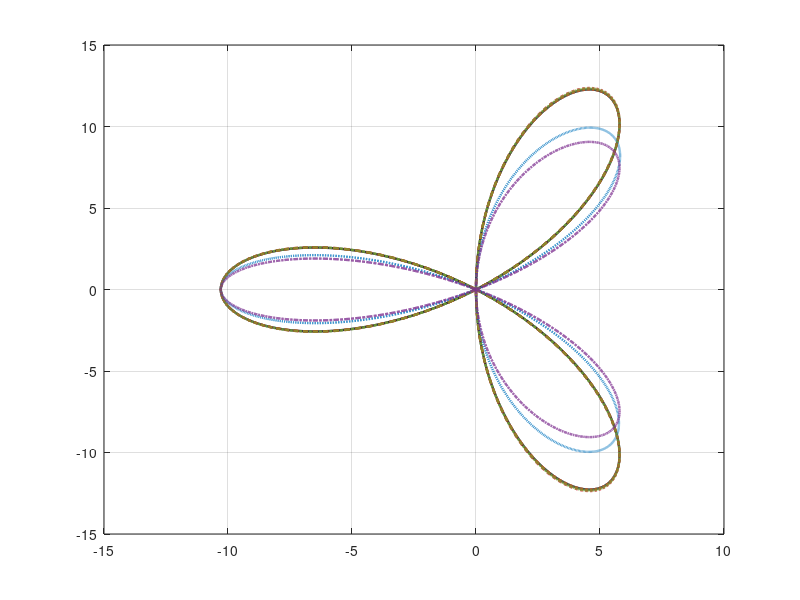

Write MATLAB code to recreate this figure. (Note: this script raises an error after producing the figure.)
%% ========================================================================
%  VARIACIONES DE LA TRAYECTORIA PARAMETRICA  -  PBL MATHBOT - Calculo III
%  ------------------------------------------------------------------------
%  Todas las variantes comparten la MISMA familia funcional (rosa polar de
%  tres petalos compuesta con el estiramiento afin diag(1,k)):
%
%       x(t) = -A * cos( n*(t - phi) ) * cos(t)
%       y(t) = -A * k * cos( n*(t - phi) ) * sin(t)
%
%       n = 3        t en [5*pi/6, 11*pi/6]
%
%  Lo unico que cambia entre variantes es (A, k, phi).
%  A  = escala        k = anisotropia (forma)      phi = fase (rotacion)
%
%  Descriptores analiticos (utiles para comparar):
%       razon punta mayor/menor:  rho = sqrt(1 + 3*k^2) / 2
%       angulo de la punta mayor: tan(psi) = sqrt(3) * k
%  ========================================================================
clear; clc; close all;

n = 3;
t = linspace(5*pi/6, 11*pi/6, 3000);

%% ---- BLOQUE 1 - Definicion de las variantes ----------------------------
%   etiqueta                                      A_propia    k        phi[deg]
V = {
    'V1 - Avance 1 (regla + 600 pts del trazo)',    10.29,   1.3552,   0
    'V2 - Solo escala sobre dataset wpd',           11.826,  1.3552,   0
    'V3 - Ajuste completo sobre dataset wpd',       12.686,  1.0982,  -0.18
    'V4 - Ajuste a los pixeles del PDF',          1611.13,   1.3652,  -0.013
    'V5 - k despejado de la razon de puntas',       10.29,   1.3622,   0
    'V6 - Rosa simetrica pura (k = 1)',             10.29,   1.0000,   0
};

%% ---- BLOQUE 2 - Modo de comparacion ------------------------------------
%  'forma'  -> todas con la misma A (10.29 cm): solo se compara la FORMA.
%              Es el modo util, porque A es solo un factor de escala.
%  'propia' -> cada variante con la A con la que fue obtenida.
%              Ojo: V4 esta en pixeles (A = 1611), va a dominar la figura.
MODO = 'forma';
A_COMUN = 10.29;              % cm - escala fisica del Avance 1

%% ---- BLOQUE 3 - Trazado ------------------------------------------------
colores = [0.00 0.00 0.00
           0.85 0.33 0.10
           0.00 0.45 0.74
           0.80 0.00 0.10
           0.47 0.67 0.19
           0.49 0.18 0.56];
estilos = {'-','--',':','--','-.','-.'};

figure('Color','w','Position',[100 100 760 760]); hold on; grid on; box on;
for i = 1:size(V,1)
    A   = V{i,2};
    k   = V{i,3};
    phi = deg2rad(V{i,4});
    if strcmp(MODO,'forma'), A = A_COMUN; end

    c = cos(n*(t - phi));
    x = -A .* c .* cos(t);
    y = -A .* k .* c .* sin(t);

    plot(x, y, estilos{i}, 'Color', colores(i,:), 'LineWidth', 1.7, ...
         'DisplayName', sprintf('%s  -  k = %.4f', V{i,1}, k));
end
yline(0,'k-','LineWidth',0.6,'HandleVisibility','off');
xline(0,'k-','LineWidth',0.6,'HandleVisibility','off');
axis equal;
xlabel('X'); ylabel('Y');
title('Variaciones de la trayectoria parametrica');
legend('Location','southoutside','Interpreter','none');

%% ---- BLOQUE 4 - Tabla de descriptores ----------------------------------
fprintf('\n%-46s %8s %9s %9s\n','variante','k','rho','psi [deg]');
fprintf('%s\n', repmat('-',1,76));
for i = 1:size(V,1)
    k   = V{i,3};
    rho = sqrt(1 + 3*k^2)/2;
    psi = atand(sqrt(3)*k);
    fprintf('%-46s %8.4f %9.4f %9.2f\n', V{i,1}, k, rho, psi);
end
fprintf('%s\n', repmat('-',1,76));
fprintf('%-46s %8s %9.4f %9.2f\n','MEDIDO sobre la imagen del PDF','--',1.2813,67.68);
fprintf(['\nrho = razon punta mayor / punta menor = sqrt(1+3k^2)/2\n' ...
         'psi = angulo de la punta mayor = atand(sqrt(3)*k)\n' ...
         'k despejado de una razon medida:  k = sqrt((4*rho^2 - 1)/3)\n\n']);

%% ---- BLOQUE 5 - Puntos notables de una variante ------------------------
%  Cambiar el indice para inspeccionar otra variante.
idx = 1;
A = V{idx,2}; k = V{idx,3}; phi = deg2rad(V{idx,4});
if strcmp(MODO,'forma'), A = A_COMUN; end

t_ceros  = [5*pi/6, 7*pi/6, 3*pi/2, 11*pi/6];   % pasos por el origen
t_puntas = [pi, 4*pi/3, 5*pi/3];                % punta menor, Q1, Q4

fprintf('Variante inspeccionada: %s\n', V{idx,1});
for tt = t_puntas
    c = cos(n*(tt - phi));
    xp = -A*c*cos(tt);  yp = -A*k*c*sin(tt);
    fprintf('  t = %6.1f deg  ->  (%8.4f, %8.4f)   |r| = %8.4f\n', ...
            rad2deg(tt), xp, yp, hypot(xp,yp));
end
fprintf('  pasos por el origen en t = %s deg\n', mat2str(rad2deg(t_ceros)));
